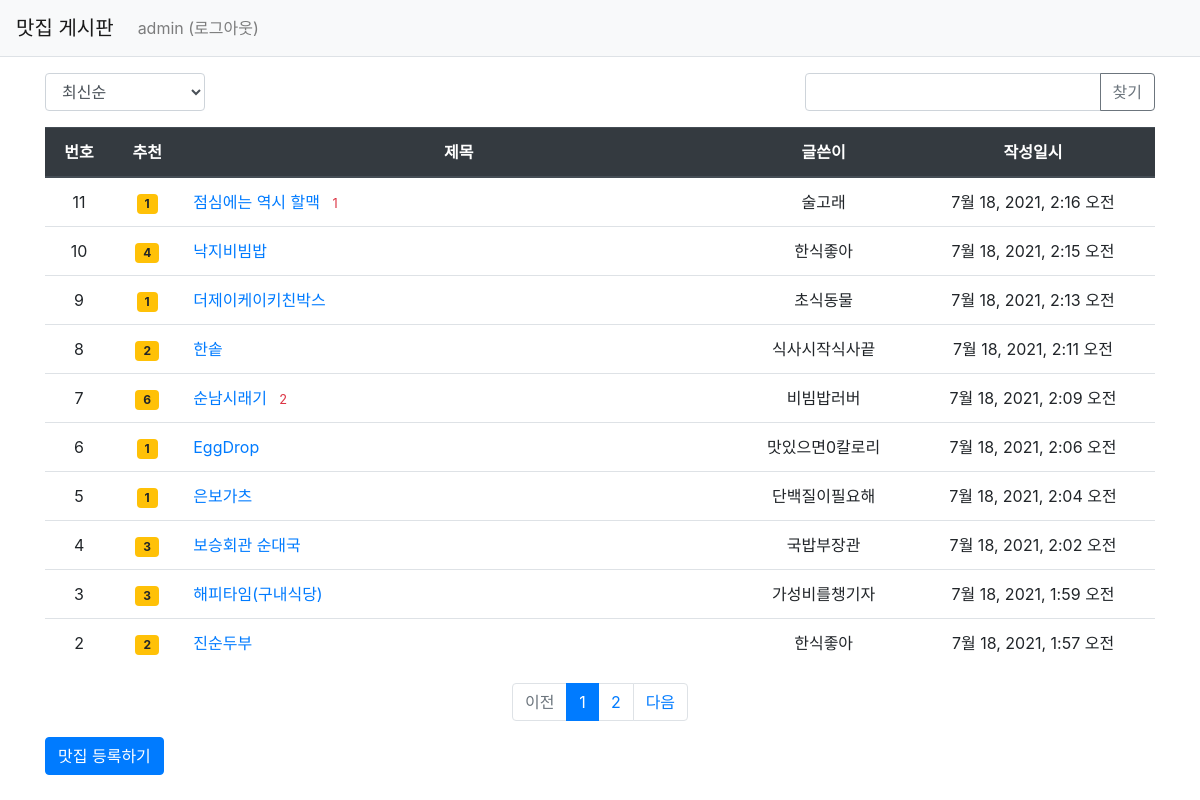
The app's page /pybo/ (signed in) with its own data.
### pybo/models.py (models this page shows, shortened)
class Question(models.Model):
    author = models.ForeignKey(User, on_delete=models.CASCADE, related_name='author_question')
    subject = models.CharField(max_length=200)
    content = models.TextField()
    create_date = models.DateTimeField()
    modify_date = models.DateTimeField(null=True, blank=True)
    voter = models.ManyToManyField(User, related_name='voter_question')

### pybo/views/base_views.py (the view, shortened to what this page needs)
# urls.py: path('', base_views.index, name='index'),  # '/' 에 해당되는 path
def index(request):
    page = request.GET.get('page', '1')  # 페이지
    kw = request.GET.get('kw', '')  # 검색어
    so = request.GET.get('so', 'recent')  # 정렬기준
    if so == 'recommend':
        question_list = Question.objects.annotate(num_voter=Count('voter')).order_by('-num_voter', '-create_date')
    elif so == 'popular':
        question_list = Question.objects.annotate(num_answer=Count('answer')).order_by('-num_answer', '-create_date')
    else:  # recent
        question_list = Question.objects.order_by('-create_date')
    paginator = Paginator(question_list, 10)  # 페이지당 10개씩 보여주기
    page_obj = paginator.get_page(page)
    context = {'question_list': page_obj, 'page': page, 'kw': kw, 'so': so}  # <------ so 추가
    return render(request, 'pybo/question_list.html', context)

### pybo/templatetags/pybo_filter.py (called while the page is built)
@register.filter
def sub(value, arg):
    return value - arg

### templates/pybo/question_list.html (shortened to what this page needs)
{% extends 'base.html' %}
{% load pybo_filter %}
{% block content %}
<div class="container my-3">
    <div class="row justify-content-between my-3">
        <div class="col-2">
            <select class="form-control so">
                <option value="recent" {% if so == 'recent' %}selected{% endif %}>최신순</option>
            </select>
        </div>
        <div class="col-4 input-group">
            <input type="text" class="form-control kw" value="{{ kw|default_if_none:'' }}">
            <div class="input-group-append">
                <button class="btn btn-outline-secondary" type="button" id="btn_search">찾기</button>
            </div>
        </div>
    </div>
    <table class="table">
        <thead>
        <tr class="text-center thead-dark">
            <th>번호</th>
            <th>추천</th>
            <th style="width:50%">제목</th>
            <th>글쓴이</th>
            <th>작성일시</th>
        </tr>
        </thead>
        <tbody>
        {% if question_list %}
        {% for question in question_list %}
        <tr class="text-center">
            <td>
                {{ question_list.paginator.count|sub:question_list.start_index|sub:forloop.counter0|add:1 }}
            </td>
            <td>
                {% if question.voter.all.count > 0 %}
                <span class="badge badge-warning px-2 py-1">{{ question.voter.all.count }}</span>
                {% endif %}
            </td>
            <td class="text-left">
                <a href="{% url 'pybo:detail' question.id %}">{{ question.subject }}</a>
                {% if question.answer_set.count > 0 %}
                <span class="text-danger small ml-2">{{ question.answer_set.count }}</span>
                {% endif %}
            </td>
            <td>{{ question.author.username }}</td>
            <td>{{ question.create_date }}</td>
        </tr>
        {% endfor %}
        {% else %}
        <tr>
            <td colspan="3">질문이 없습니다.</td>
        </tr>
        {% endif %}
        </tbody>
    </table>
    <ul class="pagination justify-content-center">
        {% if question_list.has_previous %}
        <li class="page-item">
            <a class="page-link" data-page="{{ question_list.previous_page_number }}" href="#">이전</a>
        </li>
        {% else %}
        <li class="page-item disabled">
            <a class="page-link" tabindex="-1" aria-disabled="true" href="#">이전</a>
        </li>
        {% endif %}
        {% for page_number in question_list.paginator.page_range %}
        {% if page_number >= question_list.number|add:-5 and page_number <= question_list.number|add:5 %}
            {% if page_number == question_list.number %}
            <li class="page-item active" aria-current="page">
                <a class="page-link" data-page="{{ page_number }}" href="#">{{ page_number }}</a>
            </li>
            {% else %}
            <li class="page-item">
                <a class="page-link" data-page="{{ page_number }}" href="#">{{ page_number }}</a>
            </li>
            {% endif %}
        {% endif %}
        {% endfor %}
        {% if question_list.has_next %}
        <li class="page-item">
            <a class="page-link" data-page="{{ question_list.next_page_number }}" href="#">다음</a>
        </li>
        {% else %}
        <li class="page-item disabled">
            <a class="page-link" tabindex="-1" aria-disabled="true" href="#">다음</a>
        </li>
        {% endif %}
    </ul>
    <a href="{% url 'pybo:question_create' %}" class="btn btn-primary">맛집 등록하기</a>
</div>
{% endblock %}

### templates/navbar.html (shortened to what this page needs)
<nav class="navbar navbar-expand-lg navbar-light bg-light border-bottom">
    <a class="navbar-brand" href="{% url 'pybo:index' %}">맛집 게시판</a>
    <div class="collapse navbar-collapse flex-grow-0" id="navbarNav">
        <ul class="navbar-nav">
            <li class="nav-item ">
                {% if user.is_authenticated %}
                <a class="nav-link" href="{% url 'common:logout' %}">{{ user.username }} (로그아웃)</a>
                {% else %}
                <a class="nav-link" href="{% url 'common:login' %}">로그인</a>
                {% endif %}
            </li>
        </ul>
    </div>
</nav>

### records on screen
Question: paginator.count|sub "11", voter.all.count "1", subject "점심에는 역시 할맥", answer_set.count "1", author.username "술고래", create_date "7월 18, 2021, 2:16 오전"
Question: paginator.count|sub "10", voter.all.count "4", subject "낙지비빔밥", author.username "한식좋아", create_date "7월 18, 2021, 2:15 오전"
Question: paginator.count|sub "9", voter.all.count "1", subject "더제이케이키친박스", author.username "초식동물", create_date "7월 18, 2021, 2:13 오전"
Question: paginator.count|sub "8", voter.all.count "2", subject "한솥", author.username "식사시작식사끝", create_date "7월 18, 2021, 2:11 오전"
Question: paginator.count|sub "7", voter.all.count "6", subject "순남시래기", answer_set.count "2", author.username "비빔밥러버", create_date "7월 18, 2021, 2:09 오전"
Question: paginator.count|sub "6", voter.all.count "1", subject "EggDrop", author.username "맛있으면0칼로리", create_date "7월 18, 2021, 2:06 오전"
Question: paginator.count|sub "5", voter.all.count "1", subject "은보가츠", author.username "단백질이필요해", create_date "7월 18, 2021, 2:04 오전"
Question: paginator.count|sub "4", voter.all.count "3", subject "보승회관 순대국", author.username "국밥부장관", create_date "7월 18, 2021, 2:02 오전"
Question: paginator.count|sub "3", voter.all.count "3", subject "해피타임(구내식당)", author.username "가성비를챙기자", create_date "7월 18, 2021, 1:59 오전"
Question: paginator.count|sub "2", voter.all.count "2", subject "진순두부", author.username "한식좋아", create_date "7월 18, 2021, 1:57 오전"

### other values on screen
{{ user.username }} "admin"
{{ page_number }} "1"
{{ page_number }} "2"
